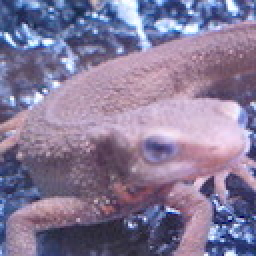
#> input picture Question11_20/imori.jpg, 128 x 128 px (shown 2 times larger)
$ python answer_17.py   (older library calls are emulated)
#> lines starting #> are read from the running program, lines starting #| are printed output that depends on the picture
import cv2
import numpy as np
import matplotlib.pyplot as plt

# Read image
img = cv2.imread("imori.jpg").astype(np.float)
H, W, C = img.shape
#> H = 128; W = 128; C = 3

# Dicrease color
out = img.copy()

for i in range(4):
    ind = np.where(((64*i-1) <= out) & (out < (64*(i+1)-1)))
    out[ind] = 32 * (2*i+1)
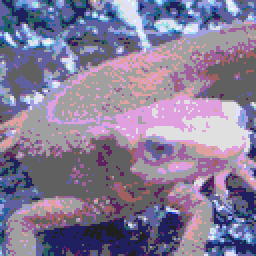
#> out: shape (128, 128, 3) float64 (shown 2 times larger); mean B, G, R 152.2, 123.9, 133.6

# Display histogram
plt.hist(img.ravel(), rwidth=0.8)

plt.subplots()
plt.hist(out.ravel(), rwidth=0.8)
plt.show()
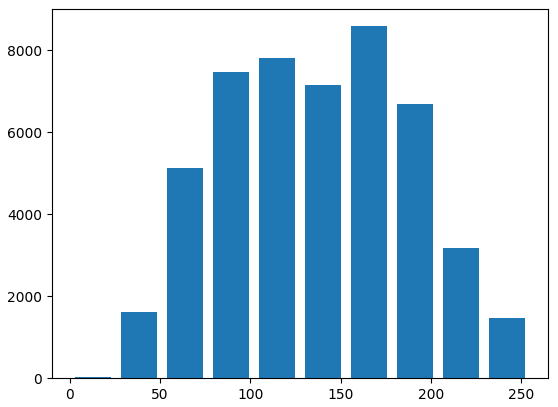
#> figure drawn by matplotlib, 1 panel; tallest bar 8587 high, from x = 155.6 to 176
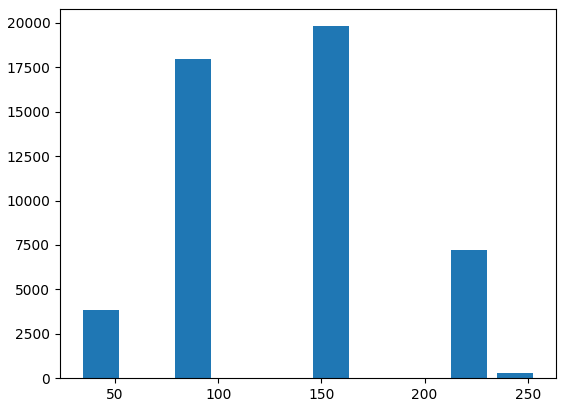
#> figure drawn by matplotlib, 1 panel; tallest bar 19815 high, from x = 145.7 to 163.6
